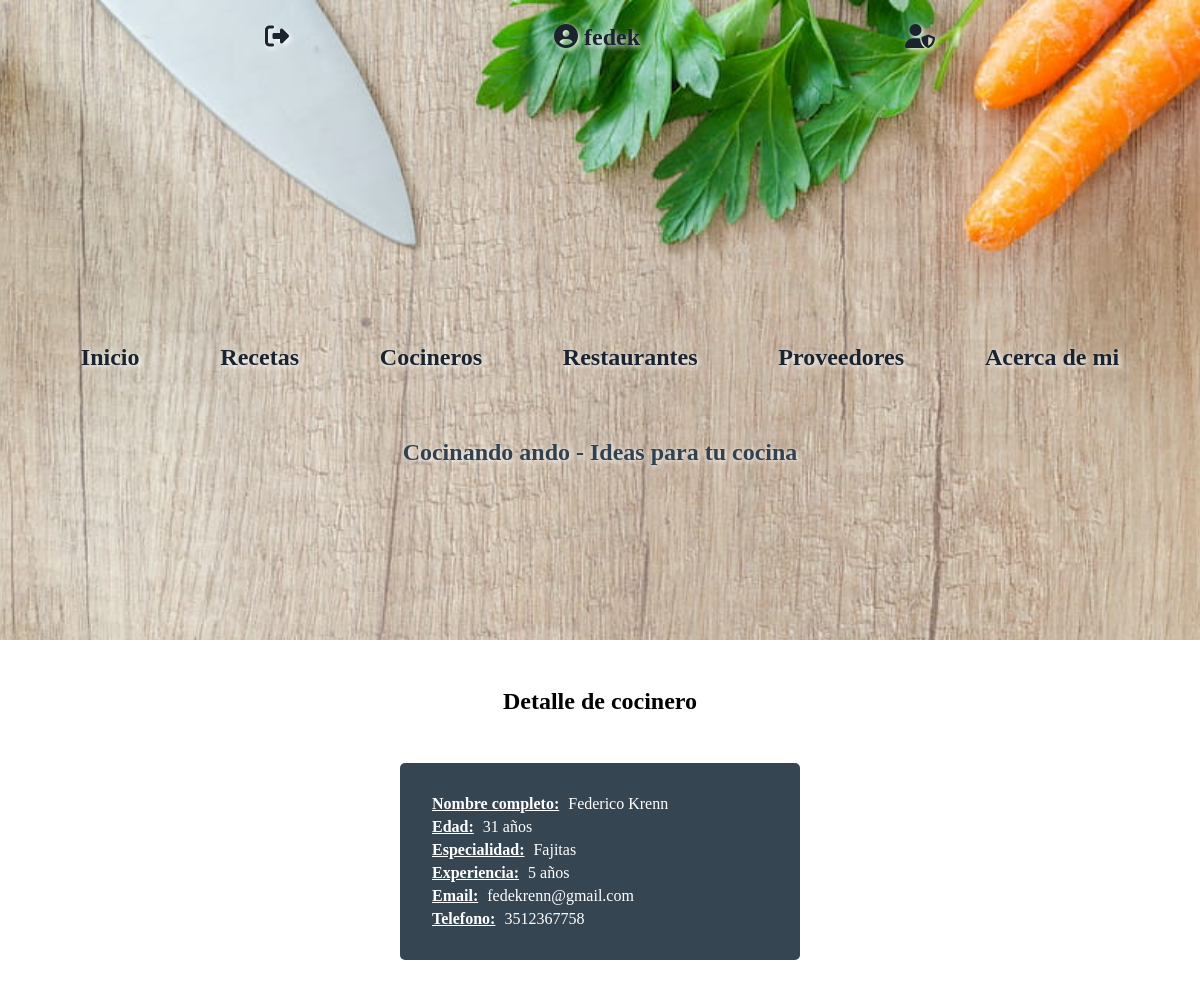
Page /detalle-cocinero/1 (signed in) on the committed database.
### aplicacion/models.py (models this page shows, shortened)
class Cocinero(models.Model):
    nombre = models.CharField(max_length=50)
    apellido = models.CharField(max_length=50)
    edad = models.IntegerField()
    especialidad = models.CharField(max_length=50)
    anios_experiencia = models.IntegerField()
    email = models.CharField(max_length=50)
    telefono = models.CharField(max_length=50)

### aplicacion/views.py (the view)
# urls.py: path("detalle-cocinero/<int:pk>", CocineroDetail.as_view(), name="detail_cocinero"),
class CocineroDetail(LoginRequiredMixin, DetailView):
    model = Cocinero
    template_name = "aplicacion/cocineros/detalle_cocinero.html"

### aplicacion/templates/aplicacion/cocineros/detalle_cocinero.html (shortened to what this page needs)
{% extends "aplicacion/index.html" %}
{% block content %}
<section class="model-detail">
  <h2>Detalle de cocinero</h2>
  <ul>
    <li><span>Nombre completo:</span> {{ cocinero.nombre }} {{ cocinero.apellido }}</li>
    <li><span>Edad:</span> {{cocinero.edad}} años</li>
    <li><span>Especialidad:</span> {{cocinero.especialidad}}</li>
    <li><span>Experiencia:</span> {{cocinero.anios_experiencia}} años</li>
    <li><span>Email:</span> {{cocinero.email}}</li>
    <li><span>Telefono:</span> {{cocinero.telefono}}</li>
  </ul>
</section>
{% endblock %}

### aplicacion/templates/aplicacion/index.html (shortened to what this page needs)
<!DOCTYPE html>
<html lang="es">
<head>
  {% load static %}
  <link rel="stylesheet" href="https://cdn.jsdelivr.net/npm/water.css@2/out/water.css">
  <link href="{% static 'aplicacion/css/styles.css' %}" rel="stylesheet" />
</head>
<body>
  <header>
    <nav>
      <ul>
        {% if user.is_authenticated %}
        <li><a href="{% url 'logout' %}"><i class="fas fa-sign-out-alt" title="Logout"></i> </a></li>
        <li>
          <a href="{% url 'editar_perfil' %}" title="Editar perfil">
            {% if request.session.avatar %}
            <img src="{{ request.session.avatar }}" class="avatar rounded" />
            {% else %}
            <i class="fas fa-user-circle"></i>
            {% endif %}
            {{ user.username }}
          </a>
        </li>
        {% else %}
        <li><a href="{% url 'login' %}">Login</a></li>
        <li><a href="{% url 'registro' %}">Registro</a></li>
        {% endif %}
        {% if user.is_staff %}
        <li><a href="{% url 'admin:index' %}">
            <i class="fas fa-user-shield" title="Acceso administrador"></i>
          </a></li>
        {% endif %}
      </ul>
    </nav>
    <nav>
      <ul>
        <li><a href="{% url 'inicio' %}">Inicio</a></li>
        {% if user.is_authenticated %}
        <li><a href="{% url 'recetas' %}">Recetas</a></li>
        <li><a href="{% url 'cocineros' %}">Cocineros</a></li>
        <li><a href="{% url 'restaurantes' %}">Restaurantes</a></li>
        <li><a href="{% url 'proveedores' %}">Proveedores</a></li>
        {% endif %}
        <li><a href="{% url 'acerca_de_mi' %}">Acerca de mi</a></li>
      </ul>
      <h1>Cocinando ando - Ideas para tu cocina</h1>
    </nav>
  </header>
  <main>
    {% block content %}{% endblock %}
  </main>
</body>
</html>

### aplicacion/static/aplicacion/css/styles.css (style rules this page uses)
* { box-sizing: border-box; }
body { margin: 0; padding: 0; max-width: 100%; }
nav { min-height: 40vh; background-image: url('../assets/header.jpg'); background-size: cover; background-position: center; background-attachment: fixed; }
ul { display: flex; align-items: center; justify-content: space-evenly; padding: 1em 0 2em 0; margin: 0; font-size: 1.5em; }
li { list-style: none; }
header a { text-decoration: none; color: #1a242f; font-weight: bold; text-shadow: 2px 2px 5px #ffffff; }
h1 { color: #31414e; text-shadow: 1px 1px 5px #ffffff; }
h2 { margin: 2em 0; }
h1, h2 { text-align: center; }
.model-detail { min-height: 70vh; }
.model-detail ul { display: flex; flex-direction: column; align-items: flex-start; gap: 5px; font-size: 1em; width: 400px; margin: 0 auto; padding: 2em; background-color: #364552; border-radius: 5px; color: #fff; }
.model-detail span { font-weight: bold; font-weight: 1.2em; text-decoration: underline; margin-right: 5px; }

### rows in the picture
Cocinero: nombre "Federico", apellido "Krenn", edad "31", especialidad "Fajitas", anios_experiencia "5", email "fedekrenn@gmail.com", telefono "3512367758"

### other values in the picture
{{ user.username }} "fedek"
